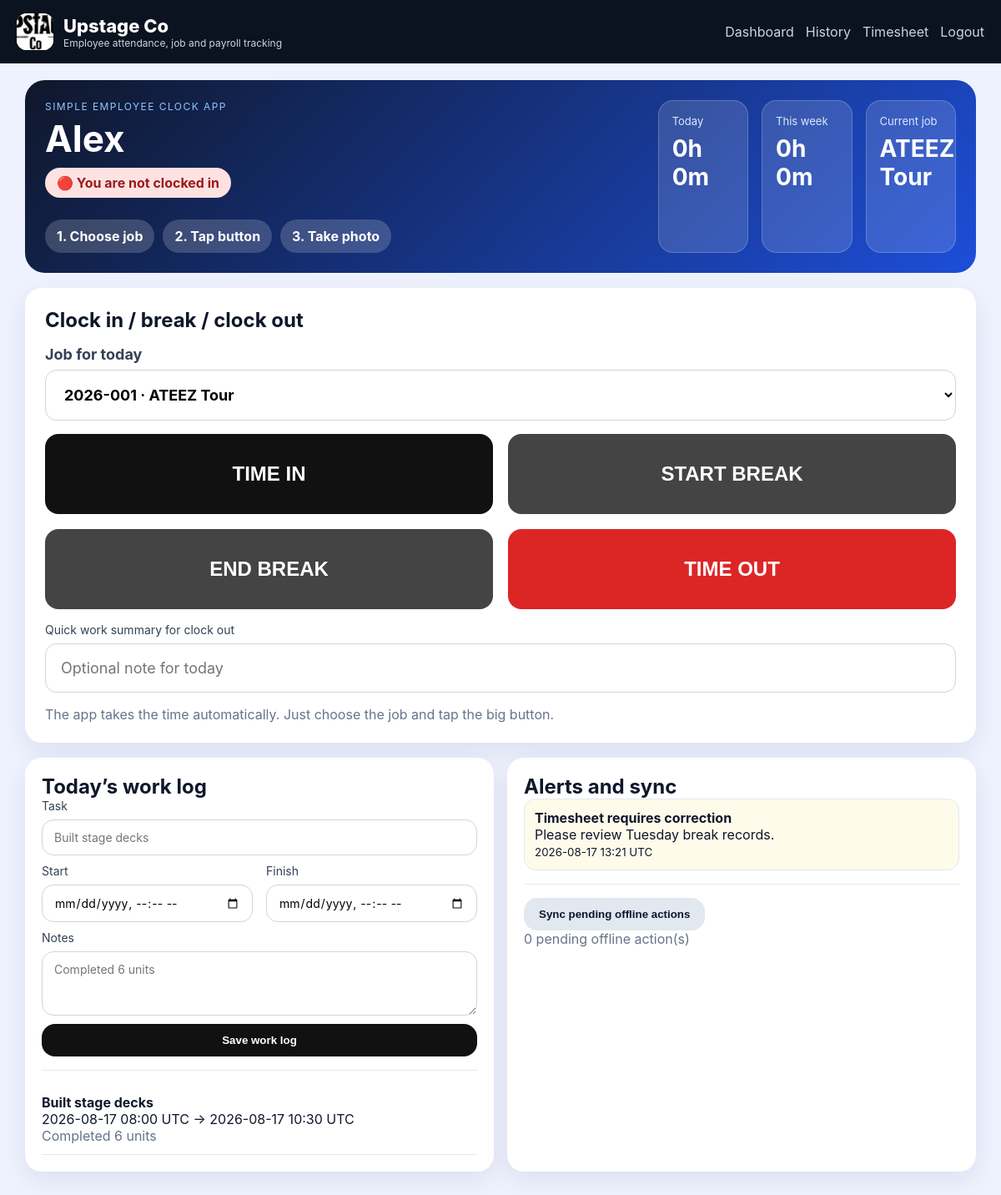
/employee (signed in), run on the app's committed database.
### app.py (models this page shows, shortened)
class CompanySettings(db.Model):
    id = db.Column(db.Integer, primary_key=True)
    company_name = db.Column(db.String(120), default="Upstage Co")
    logo_path = db.Column(db.String(255), default="branding/upstage-company-logo.jpg")
    primary_color = db.Column(db.String(20), default="#111111")
    secondary_color = db.Column(db.String(20), default="#444444")
    timezone = db.Column(db.String(50), default="Australia/Melbourne")
    work_week = db.Column(db.String(50), default="Mon-Fri")
    standard_daily_hours = db.Column(db.Float, default=8.0)
    required_photo = db.Column(db.Boolean, default=True)
    required_gps = db.Column(db.Boolean, default=True)
    geofence_enabled = db.Column(db.Boolean, default=True)
    strict_geofence = db.Column(db.Boolean, default=False)
    geofence_name = db.Column(db.String(120), default="Upstage Workshop")
    geofence_lat = db.Column(db.Float, default=-37.8136)
    geofence_lng = db.Column(db.Float, default=144.9631)
    geofence_radius_m = db.Column(db.Float, default=200.0)
    late_threshold_minutes = db.Column(db.Integer, default=10)
    overtime_threshold_hours = db.Column(db.Float, default=8.0)
    paid_break_minutes = db.Column(db.Integer, default=20)
    unpaid_break_minutes = db.Column(db.Integer, default=30)
    allow_gallery_upload = db.Column(db.Boolean, default=False)
    retention_days = db.Column(db.Integer, default=365)
    enable_break_photo = db.Column(db.Boolean, default=False)

class User(db.Model):
    id = db.Column(db.Integer, primary_key=True)
    uuid = db.Column(db.String(36), default=lambda: str(uuid.uuid4()), unique=True)
    full_name = db.Column(db.String(120), nullable=False)
    email = db.Column(db.String(120), unique=True, nullable=False)
    password_hash = db.Column(db.String(255), nullable=False)
    role = db.Column(db.String(20), nullable=False, default="employee")
    active = db.Column(db.Boolean, default=True)
    department = db.Column(db.String(100), default="Operations")
    pay_category = db.Column(db.String(100), default="Ordinary Hours")
    xero_employee_id = db.Column(db.String(120), nullable=True)
    created_at = db.Column(db.DateTime, default=lambda: datetime.now(timezone.utc))

class Attendance(db.Model):
    id = db.Column(db.Integer, primary_key=True)
    attendance_uuid = db.Column(db.String(36), default=lambda: str(uuid.uuid4()), unique=True)
    user_id = db.Column(db.Integer, db.ForeignKey("user.id"), nullable=False)
    job_id = db.Column(db.Integer, db.ForeignKey("job.id"), nullable=False)
    status = db.Column(db.String(50), default="working")
    date = db.Column(db.Date, default=lambda: datetime.now(timezone.utc).date())
    time_in_at = db.Column(db.DateTime, nullable=False)
    time_out_at = db.Column(db.DateTime, nullable=True)
    time_in_device_at = db.Column(db.DateTime, nullable=True)
    time_out_device_at = db.Column(db.DateTime, nullable=True)
    offline_time_in = db.Column(db.Boolean, default=False)
    offline_time_out = db.Column(db.Boolean, default=False)
    time_in_photo = db.Column(db.String(255), nullable=True)
    time_out_photo = db.Column(db.String(255), nullable=True)
    time_in_lat = db.Column(db.Float, nullable=True)
    time_in_lng = db.Column(db.Float, nullable=True)
    time_out_lat = db.Column(db.Float, nullable=True)
    time_out_lng = db.Column(db.Float, nullable=True)
    time_in_address = db.Column(db.String(255), nullable=True)
    time_out_address = db.Column(db.String(255), nullable=True)
    time_in_device = db.Column(db.String(255), nullable=True)
    time_out_device = db.Column(db.String(255), nullable=True)
    work_summary = db.Column(db.Text, default="")
    notes = db.Column(db.Text, default="")
    final_job_photo = db.Column(db.String(255), nullable=True)
    total_break_minutes = db.Column(db.Integer, default=0)
    paid_break_minutes = db.Column(db.Integer, default=0)
    unpaid_break_minutes = db.Column(db.Integer, default=0)
    net_minutes = db.Column(db.Integer, default=0)
    approval_status = db.Column(db.String(50), default="draft")
    approver_id = db.Column(db.Integer, db.ForeignKey("user.id"), nullable=True)
    approval_note = db.Column(db.Text, default="")
    approved_at = db.Column(db.DateTime, nullable=True)
    geofence_status = db.Column(db.String(30), default="unknown")
    last_synced_at = db.Column(db.DateTime, default=lambda: datetime.now(timezone.utc))
    edited_after_approval = db.Column(db.Boolean, default=False)

class Job(db.Model):
    id = db.Column(db.Integer, primary_key=True)
    job_number = db.Column(db.String(50), unique=True, nullable=False)
    name = db.Column(db.String(120), nullable=False)
    client = db.Column(db.String(120), nullable=False)
    venue = db.Column(db.String(120), nullable=False)
    location = db.Column(db.String(255), nullable=False)
    start_date = db.Column(db.Date, nullable=False)
    end_date = db.Column(db.Date, nullable=False)
    manager_name = db.Column(db.String(120), nullable=False)
    status = db.Column(db.String(50), default="Active")
    notes = db.Column(db.Text, default="")

class WorkLog(db.Model):
    id = db.Column(db.Integer, primary_key=True)
    attendance_id = db.Column(db.Integer, db.ForeignKey("attendance.id"), nullable=False)
    user_id = db.Column(db.Integer, db.ForeignKey("user.id"), nullable=False)
    job_id = db.Column(db.Integer, db.ForeignKey("job.id"), nullable=False)
    task = db.Column(db.String(255), nullable=False)
    start_at = db.Column(db.DateTime, nullable=False)
    end_at = db.Column(db.DateTime, nullable=False)
    notes = db.Column(db.Text, default="")
    photos_json = db.Column(db.Text, default="[]")

class Notification(db.Model):
    id = db.Column(db.Integer, primary_key=True)
    user_id = db.Column(db.Integer, db.ForeignKey("user.id"), nullable=False)
    title = db.Column(db.String(120), nullable=False)
    body = db.Column(db.String(255), nullable=False)
    kind = db.Column(db.String(50), default="info")
    is_read = db.Column(db.Boolean, default=False)
    created_at = db.Column(db.DateTime, default=lambda: datetime.now(timezone.utc))

### app.py (the view)
@app.route("/employee")
@login_required(role="employee")
def employee_dashboard():
    user = current_user()
    jobs = Job.query.join(JobAssignment, JobAssignment.job_id == Job.id).filter(JobAssignment.user_id == user.id).all()
    active = active_shift_for_user(user.id)
    week_start, week_end = week_bounds()
    week_shifts = Attendance.query.filter_by(user_id=user.id).filter(Attendance.date.between(week_start, week_end)).all()
    week_minutes = sum(s.net_minutes for s in week_shifts)
    today = utcnow().date()
    today_shift = Attendance.query.filter_by(user_id=user.id, date=today).order_by(Attendance.time_in_at.desc()).first()
    notifications = Notification.query.filter_by(user_id=user.id).order_by(Notification.created_at.desc()).limit(5).all()
    return render_template(
        "employee_dashboard.html",
        user=user,
        jobs=jobs,
        active=active,
        today_shift=today_shift,
        week_minutes=week_minutes,
        notifications=notifications,
        worklogs=serialize_worklogs(active.id) if active else (serialize_worklogs(today_shift.id) if today_shift else []),
    )

### templates/employee_dashboard.html (shortened to what this page needs)
{% extends 'base.html' %}
{% block content %}
<section class="hero employee-hero simple-hero">
  <div>
    <div class="eyebrow">Simple employee clock app</div>
    <h1>{{ user.full_name }}</h1>
    {% set current_status = active.status if active else 'not working' %}
    <div class="status-pill {{ 'green' if current_status == 'working' else ('yellow' if current_status == 'on_break' else 'red') }}">
      {% if current_status == 'working' %}🟢 You are working{% elif current_status == 'on_break' %}🟡 You are on break{% else %}🔴 You are not clocked in{% endif %}
    </div>
    <div class="simple-steps">
      <div class="step-chip">1. Choose job</div>
      <div class="step-chip">2. Tap button</div>
      <div class="step-chip">3. Take photo</div>
    </div>
  </div>
  <div class="stats-grid compact">
    <div class="stat-card"><span>Today</span><strong>{{ (today_shift.net_minutes // 60) if today_shift else 0 }}h {{ (today_shift.net_minutes % 60) if today_shift else 0 }}m</strong></div>
    <div class="stat-card"><span>This week</span><strong>{{ week_minutes // 60 }}h {{ week_minutes % 60 }}m</strong></div>
    <div class="stat-card"><span>Current job</span><strong>{{ jobs[0].name if jobs else '-' }}</strong></div>
  </div>
</section>
<section class="card stack gap-md billboard-card">
  <h2>Clock in / break / clock out</h2>
  <label class="big-label">Job for today
    <select id="job-select" class="big-select">
      {% for job in jobs %}
        <option value="{{ job.id }}">{{ job.job_number }} · {{ job.name }}</option>
      {% endfor %}
    </select>
  </label>
  <div class="grid action-grid billboard-grid">
    <button class="btn primary giant" onclick="captureAndSend('time-in')">TIME IN</button>
    <button class="btn secondary giant" onclick="sendBreak('start-break')">START BREAK</button>
    <button class="btn secondary giant" onclick="sendBreak('end-break')">END BREAK</button>
    <button class="btn danger giant" onclick="captureAndSend('time-out')">TIME OUT</button>
  </div>
  <label>Quick work summary for clock out
    <input id="summary-input" class="big-select" placeholder="Optional note for today">
  </label>
  <p class="muted">The app takes the time automatically. Just choose the job and tap the big button.</p>
</section>
<section class="grid two-col">
  <div class="card">
    <h2>Today’s work log</h2>
    <form id="worklog-form" class="stack gap-sm" onsubmit="saveWorklog(event)">
      <label>Task<input id="task-input" required placeholder="Built stage decks"></label>
      <div class="grid two-col">
        <label>Start<input id="start-input" type="datetime-local" required></label>
        <label>Finish<input id="finish-input" type="datetime-local" required></label>
      </div>
      <label>Notes<textarea id="worklog-notes" rows="3" placeholder="Completed 6 units"></textarea></label>
      <button class="btn primary" type="submit">Save work log</button>
    </form>
    <div class="divider"></div>
    {% for item in worklogs %}
      <div class="log-row"><strong>{{ item.task }}</strong><div>{{ item.start }} → {{ item.finish }}</div><div class="muted">{{ item.notes }}</div></div>
    {% else %}
      <div class="muted">No work logs yet today.</div>
    {% endfor %}
  </div>
  <div class="card">
    <h2>Alerts and sync</h2>
    {% for note in notifications %}
      <div class="notification {{ note.kind }}"><strong>{{ note.title }}</strong><div>{{ note.body }}</div><small>{{ note.created_at|dtfmt }}</small></div>
    {% else %}
      <div class="muted">No notifications.</div>
    {% endfor %}
    <div class="divider"></div>
    <button class="btn ghost" onclick="syncQueue()">Sync pending offline actions</button>
    <div id="offline-queue-size" class="muted"></div>
  </div>
</section>
{% endblock %}

### templates/base.html (shortened to what this page needs)
<!doctype html>
<html lang="en">
<head>
  <link rel="stylesheet" href="{{ url_for('static', filename='css/styles.css') }}">
</head>
<body>
  <header class="topbar">
    <div>
      <div class="brand-row">
        <img class="brand-logo" src="{{ url_for('static', filename=(company_settings.logo_path if company_settings and company_settings.logo_path else 'branding/upstage-logo.png')) }}" alt="Company logo">
        <div>
          <div class="brand">{{ company_settings.company_name if company_settings else 'Upstage Time' }}</div>
          <div class="subtitle">Employee attendance, job and payroll tracking</div>
        </div>
      </div>
    </div>
    <nav class="navlinks">
      {% if session.get('user_id') %}
        {% if current_user().role == 'employee' %}
          <a href="{{ url_for('employee_dashboard') }}">Dashboard</a>
          <a href="{{ url_for('employee_history_page') }}">History</a>
          <a href="{{ url_for('employee_timesheet_page') }}">Timesheet</a>
        {% endif %}
        <a href="{{ url_for('logout') }}">Logout</a>
      {% endif %}
    </nav>
  </header>
  <main class="container">
    {% block content %}{% endblock %}
  </main>
</body>
</html>

### data on the page
CompanySettings: logo_path (picture), company_name "Upstage Co"
User: full_name "Alex"
Attendance: net_minutes "0", (today_shift.net_minutes%60)iftoday_shiftelse0 "0"
Job: name "ATEEZ Tour"
WorkLog: task "Built stage decks", notes "Completed 6 units"
Notification: title "Timesheet requires correction", body "Please review Tuesday break records.", created_at|dtfmt "2026-08-17 13:21 UTC"

### other printed values
{{ week_minutes // 60 }} "0"
{{ week_minutes % 60 }} "0"
{{ item.start }} "2026-08-17 08:00 UTC"
{{ item.finish }} "2026-08-17 10:30 UTC"
form field value "2026-001 · ATEEZ Tour"
